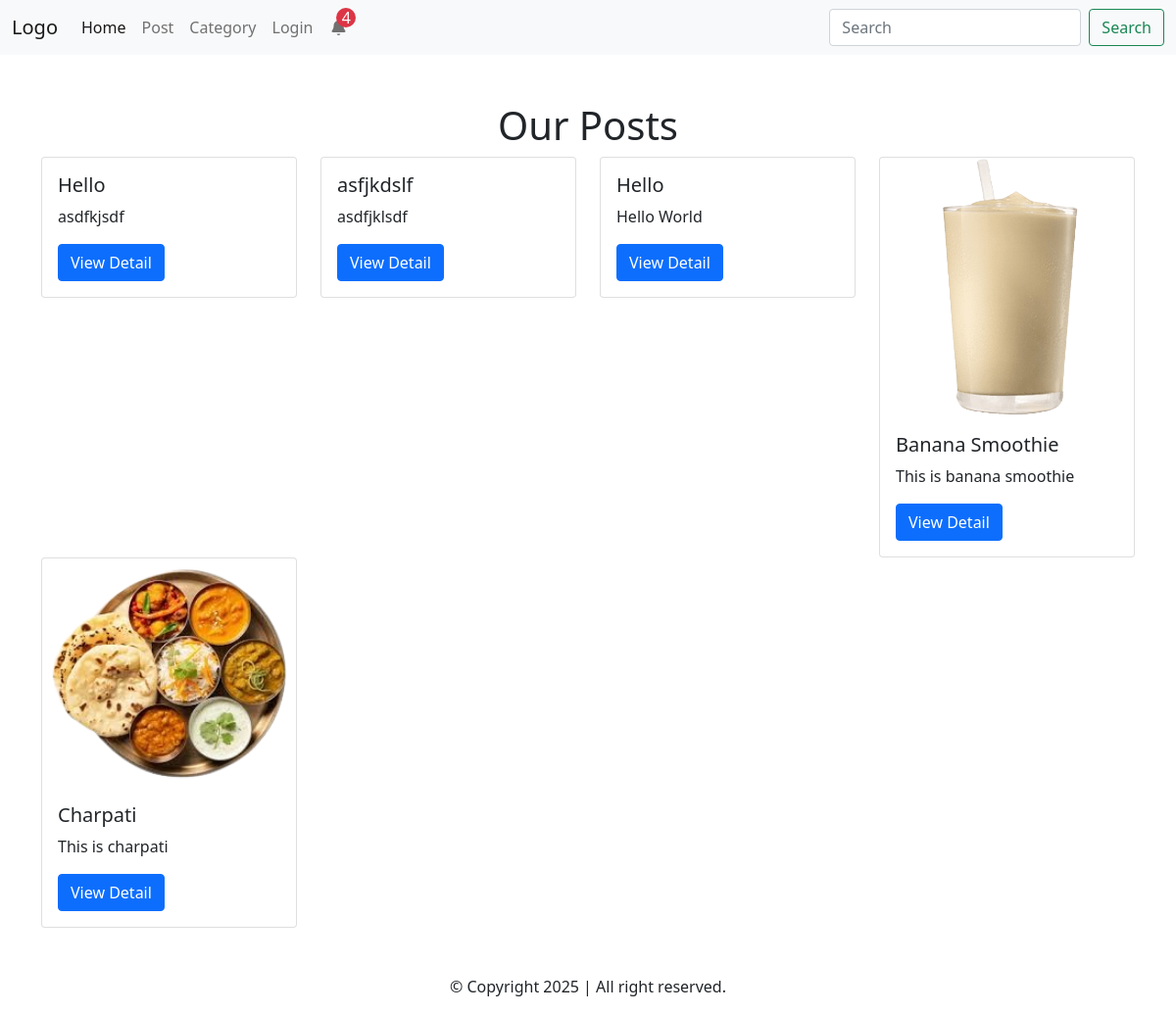
Before: / with the older database file.
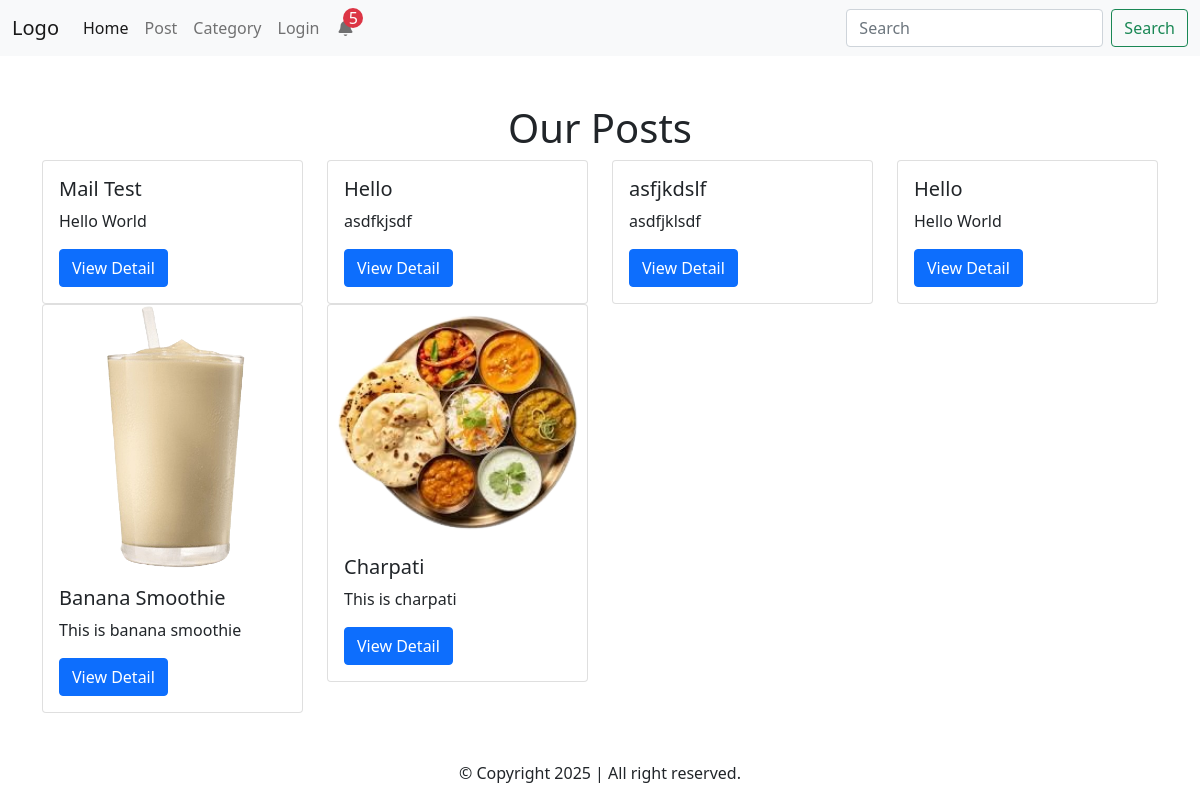
After: the same page with the newer database file.
### myapp/models.py (models this page shows, shortened)
class PostModel(models.Model):
    title = models.CharField(max_length=200)
    description = models.TextField()
    is_active = models.BooleanField(default=True)
    category = models.ForeignKey(
        CategoryModel, on_delete=models.CASCADE, null=True, blank=True
    )
    image = models.ImageField(upload_to="post_image", null=True, blank=True)
    reaction = models.ManyToManyField(User, blank=True)
    created_at = models.DateTimeField(auto_now_add=True)
    updated_at = models.DateTimeField(auto_now=True)
    class Meta:
        verbose_name = "Post"
        verbose_name_plural = "Posts"

### myapp/views.py (the view)
# urls.py: path("", views.Index),
def Index(request):
    search = request.GET.get("search")
    posts = PostModel.objects.filter(is_active=True).order_by("-created_at")
    if search:
        posts = posts.filter(
            Q(title__icontains=search)
            | Q(description__icontains=search)
            | Q(category__name__icontains=search)
        ).order_by("-created_at")
    paginator = Paginator(posts, 10)
    page_number = request.GET.get("page")
    page_obj = paginator.get_page(page_number)
    return render(request, "index.html", {"posts": page_obj})

### utils/context_processors.py (called while the page is built)
def noti_count(request):
    notifications = NotificationModel.objects.all()
    return {"notifications": notifications}

### templates/index.html (shortened to what this page needs)
{% extends 'components/base.html' %}
{% block body %}
<h1 class="text-center">Our Posts {{ user.username }}</h1>
<div class="row">
    {% if posts %}
    {% for post in posts %}
    <div class="col-12 col-md-6 col-lg-4 col-xl-3">
        <div class="card">
            {% if post.image %}
            <img src="{{post.image.url}}" class="card-img-top" alt="{{post.title}}">
            {% endif %}
            <div class="card-body">
                <h5 class="card-title">{{post.title}}</h5>
                <p class="card-text">{{post.description}}</p>
                <a href="/post/detail/{{post.id}}/" class="btn btn-primary">View Detail</a>
            </div>
        </div>
    </div>
    {% endfor %}
    {% else %}
    <h1 class="text-center">No posts found</h1>
    {% endif %}
</div>
{% endblock %}

### templates/components/base.html (shortened to what this page needs)
<!DOCTYPE html>
<html lang="en">
<head>
    <link href="https://cdn.jsdelivr.net/npm/bootstrap@5.0.2/dist/css/bootstrap.min.css" rel="stylesheet"
>
    <link rel="stylesheet" href="https://cdnjs.cloudflare.com/ajax/libs/font-awesome/7.0.1/css/all.min.css">
</head>
<body>
    {% include 'components/header.html' %}
    <main class="container my-5">
        {% block body %}{% endblock %}
    </main>
    {% include 'components/footer.html' %}
</body>
</html>

### templates/components/header.html (shortened to what this page needs)
<nav class="navbar navbar-expand-lg navbar-light bg-light">
    <div class="container-fluid">
        <a class="navbar-brand" href="/">Logo</a>
        <div class="collapse navbar-collapse" id="navbarSupportedContent">
            <ul class="navbar-nav me-auto mb-2 mb-lg-0">
                <li class="nav-item">
                    <a class="nav-link active" aria-current="page" href="/">Home</a>
                </li>
                <li class="nav-item">
                    <a class="nav-link" href="/post/list/">Post</a>
                </li>
                <li class="nav-item">
                    <a class="nav-link" href="/category/list/">Category</a>
                </li>
                {% if request.user.is_authenticated %}
                <li class="nav-item">
                    <a class="nav-link" href="/logout/">Logout</a>
                </li>
                <li class="nav-item">
                    <a class="nav-link" href="/change_password/">Change Password</a>
                </li>
                {% else %}
                <li class="nav-item">
                    <a class="nav-link" href="/login/">Login</a>
                </li>
                {% endif %}
                <li class="nav-item">
                    <a href="/notifications/" class="nav-link position-relative">
                        <i class="fa fa-bell"></i>
                        <span class="bg-danger position-absolute top-0 text-white text-center"
                            style="border-radius: 50%;width: 20px;height: 20px;line-height: 20px;right:0px;">{{ notifications.count }}</span>
                    </a>
                </li>
            </ul>
            <form class="d-flex">
                <input class="form-control me-2" type="search" value="{{request.GET.search}}" name="search"
                    placeholder="Search" aria-label="Search">
                <button class="btn btn-outline-success" type="submit">Search</button>
            </form>
        </div>
    </div>
</nav>

### templates/components/footer.html
<footer>
    <p class="text-center">&copy; Copyright 2025 | All right reserved.</p>
</footer>

Changed rows visible on the page:
added PostModel: title "Mail Test", description "Hello World"
Other visible differences:
{{ notifications.count }}: "4" → "5"
